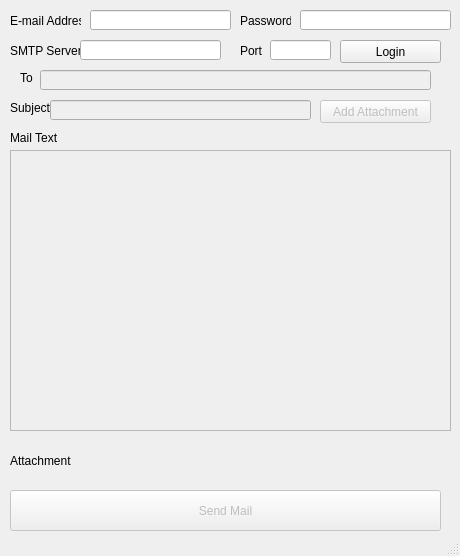
<?xml version="1.0" encoding="UTF-8"?>
<ui version="4.0">
 <class>MainWindow</class>
 <widget class="QMainWindow" name="MainWindow">
  <property name="geometry">
   <rect>
    <x>0</x>
    <y>0</y>
    <width>460</width>
    <height>556</height>
   </rect>
  </property>
  <property name="windowTitle">
   <string>MainWindow</string>
  </property>
  <widget class="QWidget" name="centralwidget">
   <widget class="QLabel" name="label">
    <property name="geometry">
     <rect>
      <x>10</x>
      <y>10</y>
      <width>71</width>
      <height>21</height>
     </rect>
    </property>
    <property name="text">
     <string>E-mail Address</string>
    </property>
   </widget>
   <widget class="QLineEdit" name="lineEdit">
    <property name="geometry">
     <rect>
      <x>90</x>
      <y>10</y>
      <width>141</width>
      <height>20</height>
     </rect>
    </property>
   </widget>
   <widget class="QLabel" name="label_2">
    <property name="geometry">
     <rect>
      <x>240</x>
      <y>10</y>
      <width>51</width>
      <height>21</height>
     </rect>
    </property>
    <property name="text">
     <string>Password</string>
    </property>
   </widget>
   <widget class="QLineEdit" name="lineEdit_2">
    <property name="geometry">
     <rect>
      <x>300</x>
      <y>10</y>
      <width>151</width>
      <height>20</height>
     </rect>
    </property>
    <property name="echoMode">
     <enum>QLineEdit::Password</enum>
    </property>
   </widget>
   <widget class="QLabel" name="label_3">
    <property name="geometry">
     <rect>
      <x>10</x>
      <y>40</y>
      <width>71</width>
      <height>21</height>
     </rect>
    </property>
    <property name="text">
     <string>SMTP Server</string>
    </property>
   </widget>
   <widget class="QLineEdit" name="lineEdit_3">
    <property name="geometry">
     <rect>
      <x>80</x>
      <y>40</y>
      <width>141</width>
      <height>20</height>
     </rect>
    </property>
   </widget>
   <widget class="QLabel" name="label_4">
    <property name="geometry">
     <rect>
      <x>240</x>
      <y>40</y>
      <width>41</width>
      <height>21</height>
     </rect>
    </property>
    <property name="text">
     <string>Port</string>
    </property>
   </widget>
   <widget class="QLineEdit" name="lineEdit_4">
    <property name="geometry">
     <rect>
      <x>270</x>
      <y>40</y>
      <width>61</width>
      <height>20</height>
     </rect>
    </property>
    <property name="echoMode">
     <enum>QLineEdit::Password</enum>
    </property>
   </widget>
   <widget class="QPushButton" name="pushButton">
    <property name="geometry">
     <rect>
      <x>340</x>
      <y>40</y>
      <width>101</width>
      <height>23</height>
     </rect>
    </property>
    <property name="text">
     <string>Login</string>
    </property>
   </widget>
   <widget class="QLabel" name="label_5">
    <property name="geometry">
     <rect>
      <x>20</x>
      <y>70</y>
      <width>41</width>
      <height>16</height>
     </rect>
    </property>
    <property name="text">
     <string>To</string>
    </property>
   </widget>
   <widget class="QLineEdit" name="lineEdit_5">
    <property name="enabled">
     <bool>false</bool>
    </property>
    <property name="geometry">
     <rect>
      <x>40</x>
      <y>70</y>
      <width>391</width>
      <height>20</height>
     </rect>
    </property>
   </widget>
   <widget class="QLineEdit" name="lineEdit_6">
    <property name="enabled">
     <bool>false</bool>
    </property>
    <property name="geometry">
     <rect>
      <x>50</x>
      <y>100</y>
      <width>261</width>
      <height>20</height>
     </rect>
    </property>
    <property name="text">
     <string/>
    </property>
   </widget>
   <widget class="QLabel" name="label_6">
    <property name="geometry">
     <rect>
      <x>10</x>
      <y>100</y>
      <width>41</width>
      <height>16</height>
     </rect>
    </property>
    <property name="text">
     <string>Subject</string>
    </property>
   </widget>
   <widget class="QPushButton" name="pushButton_2">
    <property name="enabled">
     <bool>false</bool>
    </property>
    <property name="geometry">
     <rect>
      <x>320</x>
      <y>100</y>
      <width>111</width>
      <height>23</height>
     </rect>
    </property>
    <property name="text">
     <string>Add Attachment</string>
    </property>
   </widget>
   <widget class="QLabel" name="label_7">
    <property name="geometry">
     <rect>
      <x>10</x>
      <y>130</y>
      <width>51</width>
      <height>16</height>
     </rect>
    </property>
    <property name="text">
     <string>Mail Text</string>
    </property>
   </widget>
   <widget class="QTextEdit" name="textEdit">
    <property name="enabled">
     <bool>false</bool>
    </property>
    <property name="geometry">
     <rect>
      <x>10</x>
      <y>150</y>
      <width>441</width>
      <height>281</height>
     </rect>
    </property>
   </widget>
   <widget class="QLabel" name="label_8">
    <property name="geometry">
     <rect>
      <x>10</x>
      <y>440</y>
      <width>441</width>
      <height>41</height>
     </rect>
    </property>
    <property name="text">
     <string>Attachment</string>
    </property>
    <property name="wordWrap">
     <bool>true</bool>
    </property>
   </widget>
   <widget class="QPushButton" name="pushButton_3">
    <property name="enabled">
     <bool>false</bool>
    </property>
    <property name="geometry">
     <rect>
      <x>10</x>
      <y>490</y>
      <width>431</width>
      <height>41</height>
     </rect>
    </property>
    <property name="text">
     <string>Send Mail</string>
    </property>
   </widget>
  </widget>
  <widget class="QMenuBar" name="menubar">
   <property name="geometry">
    <rect>
     <x>0</x>
     <y>0</y>
     <width>460</width>
     <height>21</height>
    </rect>
   </property>
  </widget>
  <widget class="QStatusBar" name="statusbar"/>
 </widget>
 <resources/>
 <connections/>
</ui>
